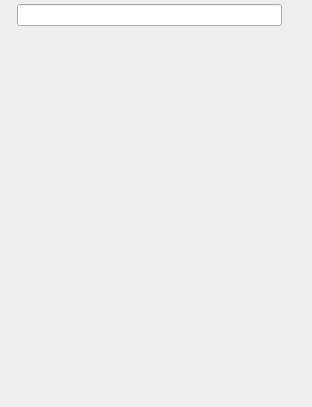
<ui version="4.0" >
 <class>searchLayout1Class</class>
 <widget class="QWidget" name="searchLayout1Class" >
  <property name="geometry" >
   <rect>
    <x>0</x>
    <y>0</y>
    <width>312</width>
    <height>407</height>
   </rect>
  </property>
  <property name="windowTitle" >
   <string>searchLayout1</string>
  </property>
  <layout class="QVBoxLayout" >
   <property name="spacing" >
    <number>4</number>
   </property>
   <property name="leftMargin" >
    <number>4</number>
   </property>
   <property name="topMargin" >
    <number>4</number>
   </property>
   <property name="rightMargin" >
    <number>4</number>
   </property>
   <property name="bottomMargin" >
    <number>4</number>
   </property>
   <item>
    <layout class="QHBoxLayout" >
     <property name="spacing" >
      <number>6</number>
     </property>
     <item>
      <widget class="QLabel" name="label" >
       <property name="text" >
        <string/>
       </property>
       <property name="pixmap" >
        <pixmap resource="../qvortaro.qrc" >:/find</pixmap>
       </property>
      </widget>
     </item>
     <item>
      <widget class="EoLineEdit" name="searchword" />
     </item>
     <item>
      <widget class="QPushButton" name="pbClear" >
       <property name="maximumSize" >
        <size>
         <width>20</width>
         <height>20</height>
        </size>
       </property>
       <property name="focusPolicy" >
        <enum>Qt::NoFocus</enum>
       </property>
       <property name="icon" >
        <iconset resource="../qvortaro.qrc" >:/clear</iconset>
       </property>
       <property name="iconSize" >
        <size>
         <width>20</width>
         <height>20</height>
        </size>
       </property>
       <property name="flat" >
        <bool>true</bool>
       </property>
      </widget>
     </item>
    </layout>
   </item>
   <item>
    <widget class="QFrame" name="lexikonFrame" >
     <property name="sizePolicy" >
      <sizepolicy vsizetype="Expanding" hsizetype="Expanding" >
       <horstretch>9</horstretch>
       <verstretch>9</verstretch>
      </sizepolicy>
     </property>
     <property name="frameShape" >
      <enum>QFrame::NoFrame</enum>
     </property>
     <property name="frameShadow" >
      <enum>QFrame::Raised</enum>
     </property>
     <layout class="QVBoxLayout" >
      <property name="spacing" >
       <number>4</number>
      </property>
      <property name="leftMargin" >
       <number>0</number>
      </property>
      <property name="topMargin" >
       <number>0</number>
      </property>
      <property name="rightMargin" >
       <number>0</number>
      </property>
      <property name="bottomMargin" >
       <number>0</number>
      </property>
      <item>
       <widget class="EoListBrowser" native="1" name="lexikon1" />
      </item>
      <item>
       <widget class="EoListBrowser" native="1" name="lexikon2" />
      </item>
     </layout>
    </widget>
   </item>
  </layout>
 </widget>
 <layoutdefault spacing="6" margin="11" />
 <customwidgets>
  <customwidget>
   <class>EoLineEdit</class>
   <extends>QLineEdit</extends>
   <header>eolineedit.h</header>
  </customwidget>
  <customwidget>
   <class>EoListBrowser</class>
   <extends>QWidget</extends>
   <header>eolistbrowser.h</header>
   <container>1</container>
  </customwidget>
 </customwidgets>
 <resources>
  <include location="../qvortaro.qrc" />
 </resources>
 <connections/>
</ui>
